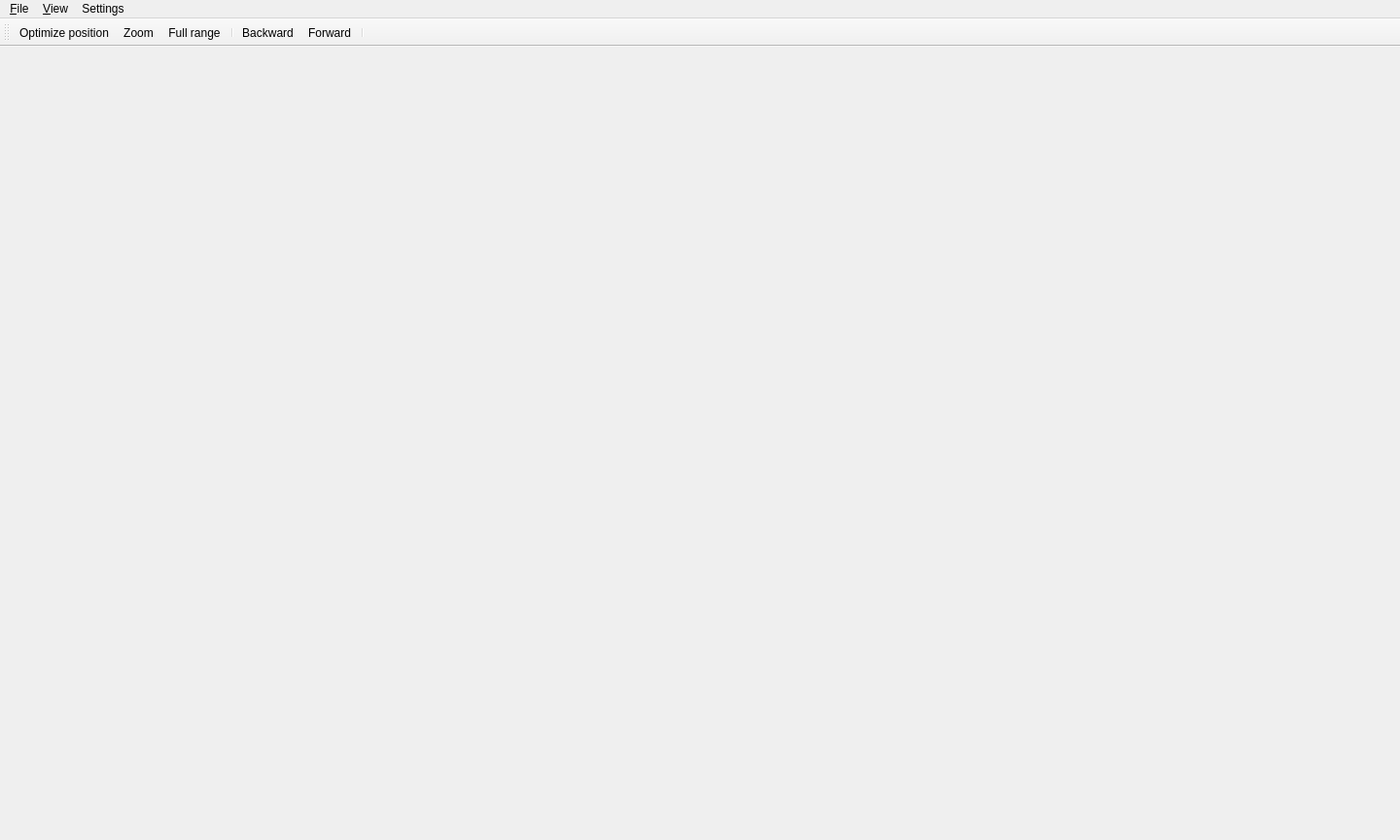
<?xml version="1.0" encoding="UTF-8"?>
<ui version="4.0">
 <class>MainWindow</class>
 <widget class="QMainWindow" name="MainWindow">
  <property name="geometry">
   <rect>
    <x>0</x>
    <y>0</y>
    <width>1440</width>
    <height>864</height>
   </rect>
  </property>
  <property name="sizePolicy">
   <sizepolicy hsizetype="Preferred" vsizetype="Preferred">
    <horstretch>0</horstretch>
    <verstretch>0</verstretch>
   </sizepolicy>
  </property>
  <property name="windowTitle">
   <string>qudi: Confocal</string>
  </property>
  <widget class="QWidget" name="centralwidget">
   <property name="maximumSize">
    <size>
     <width>0</width>
     <height>0</height>
    </size>
   </property>
  </widget>
  <widget class="QMenuBar" name="menubar">
   <property name="geometry">
    <rect>
     <x>0</x>
     <y>0</y>
     <width>1440</width>
     <height>21</height>
    </rect>
   </property>
   <widget class="QMenu" name="menuFile">
    <property name="title">
     <string>&amp;File</string>
    </property>
    <addaction name="separator"/>
    <addaction name="action_close_window"/>
    <addaction name="action_save_all_scans"/>
   </widget>
   <widget class="QMenu" name="menu_Settings">
    <property name="title">
     <string>Settings</string>
    </property>
    <addaction name="action_scanner_settings"/>
    <addaction name="action_optimizer_settings"/>
    <addaction name="action_display_settings"/>
    <addaction name="action_temperature_regime"/>
   </widget>
   <widget class="QMenu" name="menuView">
    <property name="title">
     <string>&amp;View</string>
    </property>
    <addaction name="action_view_scanner_control"/>
    <addaction name="action_view_optimizer"/>
    <addaction name="action_view_toolbar"/>
    <addaction name="action_view_line_scan"/>
    <addaction name="separator"/>
    <addaction name="action_restore_default_view"/>
    <addaction name="separator"/>
    <addaction name="action_autorange_2d_scans"/>
   </widget>
   <addaction name="menuFile"/>
   <addaction name="menuView"/>
   <addaction name="menu_Settings"/>
  </widget>
  <widget class="QToolBar" name="util_toolBar">
   <property name="windowTitle">
    <string>Utilities Toolbar</string>
   </property>
   <property name="allowedAreas">
    <set>Qt::LeftToolBarArea|Qt::RightToolBarArea|Qt::TopToolBarArea</set>
   </property>
   <property name="toolButtonStyle">
    <enum>Qt::ToolButtonTextUnderIcon</enum>
   </property>
   <property name="floatable">
    <bool>false</bool>
   </property>
   <attribute name="toolBarArea">
    <enum>TopToolBarArea</enum>
   </attribute>
   <attribute name="toolBarBreak">
    <bool>false</bool>
   </attribute>
   <addaction name="action_optimize_position"/>
   <addaction name="action_utility_zoom"/>
   <addaction name="action_utility_full_range"/>
   <addaction name="separator"/>
   <addaction name="action_history_back"/>
   <addaction name="action_history_forward"/>
   <addaction name="separator"/>
  </widget>
  <action name="action_scanner_settings">
   <property name="icon">
    <iconset>
     <normaloff>../../../../../../Software/qudivenv/src/qudi/qudi/core/artwork/icons/configure.svg</normaloff>../../../../../../Software/qudivenv/src/qudi/qudi/core/artwork/icons/configure.svg</iconset>
   </property>
   <property name="text">
    <string>Scan Settings</string>
   </property>
  </action>
  <action name="action_close_window">
   <property name="icon">
    <iconset>
     <normaloff>../../../../../../Software/qudivenv/src/qudi/qudi/core/artwork/icons/application-exit.svg</normaloff>../../../../../../Software/qudivenv/src/qudi/qudi/core/artwork/icons/application-exit.svg</iconset>
   </property>
   <property name="text">
    <string>Close window</string>
   </property>
   <property name="toolTip">
    <string>Close scanning window</string>
   </property>
  </action>
  <action name="action_optimizer_settings">
   <property name="icon">
    <iconset>
     <normaloff>../../../../../../Software/qudivenv/src/qudi/qudi/core/artwork/icons/configure.svg</normaloff>../../../../../../Software/qudivenv/src/qudi/qudi/core/artwork/icons/configure.svg</iconset>
   </property>
   <property name="text">
    <string>Optimizer Settings</string>
   </property>
  </action>
  <action name="action_utility_zoom">
   <property name="checkable">
    <bool>true</bool>
   </property>
   <property name="icon">
    <iconset>
     <normaloff>../../../../../../Software/qudivenv/src/qudi/qudi/core/artwork/icons/zoom-select.svgz</normaloff>
     <normalon>../../../../../../Software/qudivenv/src/qudi/qudi/core/artwork/icons/search_active.svg</normalon>../../../../../../Software/qudivenv/src/qudi/qudi/core/artwork/icons/zoom-select.svgz</iconset>
   </property>
   <property name="text">
    <string>Zoom</string>
   </property>
   <property name="toolTip">
    <string>Toggle zooming by rubberband selection. Will set scan ranges accordingly.
Shortcut:Z</string>
   </property>
   <property name="shortcut">
    <string>Z</string>
   </property>
  </action>
  <action name="action_view_scanner_control">
   <property name="checkable">
    <bool>true</bool>
   </property>
   <property name="checked">
    <bool>true</bool>
   </property>
   <property name="text">
    <string>Scanner control</string>
   </property>
   <property name="toolTip">
    <string>Toggle scanner control view</string>
   </property>
  </action>
  <action name="action_view_optimizer">
   <property name="checkable">
    <bool>true</bool>
   </property>
   <property name="checked">
    <bool>true</bool>
   </property>
   <property name="text">
    <string>Optimizer</string>
   </property>
   <property name="toolTip">
    <string>Toggle optimizer view
Shortcut:Alt+O</string>
   </property>
   <property name="shortcut">
    <string>Alt+O</string>
   </property>
  </action>
  <action name="action_optimize_position">
   <property name="checkable">
    <bool>true</bool>
   </property>
   <property name="enabled">
    <bool>true</bool>
   </property>
   <property name="icon">
    <iconset>
     <normaloff>../../core/artwork/icons/optimize-position.svg</normaloff>
     <normalon>../../core/artwork/icons/scan-stop.svg</normalon>../../core/artwork/icons/optimize-position.svg</iconset>
   </property>
   <property name="text">
    <string>Optimize position</string>
   </property>
   <property name="toolTip">
    <string>Optimize scanner position according to the configured procedure
Shortcut:Ctrl+Alt+X</string>
   </property>
   <property name="statusTip">
    <string/>
   </property>
   <property name="shortcut">
    <string>Ctrl+Alt+X</string>
   </property>
  </action>
  <action name="action_restore_default_view">
   <property name="text">
    <string>Restore default</string>
   </property>
   <property name="toolTip">
    <string>Restore default arrangement of dock widgets </string>
   </property>
  </action>
  <action name="action_history_forward">
   <property name="enabled">
    <bool>true</bool>
   </property>
   <property name="icon">
    <iconset>
     <normaloff>../../../../../../Software/qudivenv/src/qudi/qudi/core/artwork/icons/go-next.svgz</normaloff>../../../../../../Software/qudivenv/src/qudi/qudi/core/artwork/icons/go-next.svgz</iconset>
   </property>
   <property name="text">
    <string>Forward</string>
   </property>
   <property name="toolTip">
    <string>Go forward in scan history
Shortcut:Ctrl+R</string>
   </property>
   <property name="shortcut">
    <string>Ctrl+R</string>
   </property>
  </action>
  <action name="action_history_back">
   <property name="enabled">
    <bool>true</bool>
   </property>
   <property name="icon">
    <iconset>
     <normaloff>../../../../../../Software/qudivenv/src/qudi/qudi/core/artwork/icons/go-previous.svgz</normaloff>../../../../../../Software/qudivenv/src/qudi/qudi/core/artwork/icons/go-previous.svgz</iconset>
   </property>
   <property name="text">
    <string>Backward</string>
   </property>
   <property name="toolTip">
    <string>Go backwards in scan history
Shortcut:Ctrl+Z</string>
   </property>
   <property name="shortcut">
    <string>Ctrl+Z</string>
   </property>
  </action>
  <action name="action_view_line_scan">
   <property name="checkable">
    <bool>true</bool>
   </property>
   <property name="checked">
    <bool>true</bool>
   </property>
   <property name="text">
    <string>Line scan</string>
   </property>
   <property name="toolTip">
    <string>Toggle line scan view</string>
   </property>
  </action>
  <action name="action_utility_full_range">
   <property name="icon">
    <iconset>
     <normaloff>../../../../../../Software/qudivenv/src/qudi/qudi/core/artwork/icons/zoom-fit-best.svg</normaloff>../../../../../../Software/qudivenv/src/qudi/qudi/core/artwork/icons/zoom-fit-best.svg</iconset>
   </property>
   <property name="text">
    <string>Full range</string>
   </property>
   <property name="toolTip">
    <string>Set all scans to full scan range
Shortcut:Ctrl+Alt+&lt;</string>
   </property>
   <property name="shortcut">
    <string>Ctrl+Alt+&lt;</string>
   </property>
  </action>
  <action name="action_autorange_2d_scans">
   <property name="checkable">
    <bool>false</bool>
   </property>
   <property name="text">
    <string>Auto range 2D scans</string>
   </property>
   <property name="toolTip">
    <string>Automatically adjust axes ranges for 2D scan images
Shortcut: Shift+R</string>
   </property>
   <property name="shortcut">
    <string>Shift+R</string>
   </property>
  </action>
  <action name="action_display_settings">
   <property name="icon">
    <iconset>
     <normaloff>../../../../../../Software/qudivenv/src/qudi/qudi/core/artwork/icons/configure.svg</normaloff>../../../../../../Software/qudivenv/src/qudi/qudi/core/artwork/icons/configure.svg</iconset>
   </property>
   <property name="text">
    <string>Display Settings</string>
   </property>
  </action>
  <action name="action_view_toolbar">
   <property name="checkable">
    <bool>true</bool>
   </property>
   <property name="checked">
    <bool>true</bool>
   </property>
   <property name="text">
    <string>Toolbar</string>
   </property>
   <property name="toolTip">
    <string>Toggle utility toolbar view
Shortcut:Alt+T</string>
   </property>
   <property name="shortcut">
    <string>Alt+T</string>
   </property>
  </action>
  <action name="action_save_all_scans">
   <property name="icon">
    <iconset>
     <normaloff>../../../../../qudi-core/src/qudi/artwork/icons/document-save.svg</normaloff>../../../../../qudi-core/src/qudi/artwork/icons/document-save.svg</iconset>
   </property>
   <property name="text">
    <string>Save all</string>
   </property>
  </action>
  <action name="action_temperature_regime">
   <property name="checkable">
    <bool>false</bool>
   </property>
   <property name="icon">
    <iconset>
     <normaloff>../../../../../qudi-core/src/qudi/artwork/icons/configure.svg</normaloff>../../../../../qudi-core/src/qudi/artwork/icons/configure.svg</iconset>
   </property>
   <property name="text">
    <string>Temperature Regime</string>
   </property>
  </action>
 </widget>
 <resources/>
 <connections>
  <connection>
   <sender>action_close_window</sender>
   <signal>triggered()</signal>
   <receiver>MainWindow</receiver>
   <slot>close()</slot>
   <hints>
    <hint type="sourcelabel">
     <x>-1</x>
     <y>-1</y>
    </hint>
    <hint type="destinationlabel">
     <x>627</x>
     <y>188</y>
    </hint>
   </hints>
  </connection>
 </connections>
</ui>
